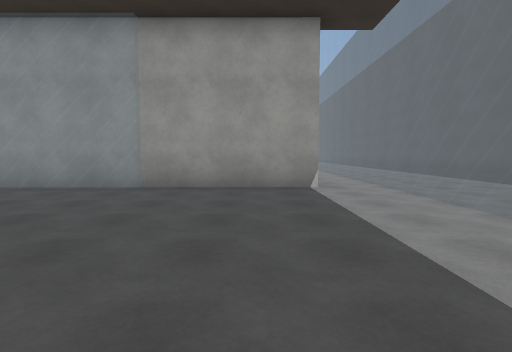
[1] (above)

17 first-person views from a walk through a Unity game level. The camera is 1.3 m above the floor, tilts 4° down and sees 80° across. The floor is counted in squares, 2 m on a side. Each view is taken from the middle of a square. On the plan, view 1 faces up. The plan holds only what a view shows up to about 10 squares ahead; the rest is blank. The place goes on beyond the plan. The player is left out. Surface patterns are stand-ins for the level's own textures.

[2]
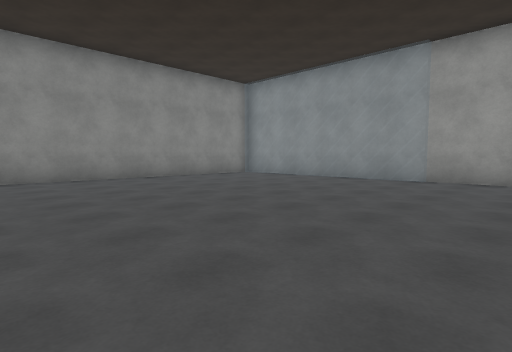

[3]
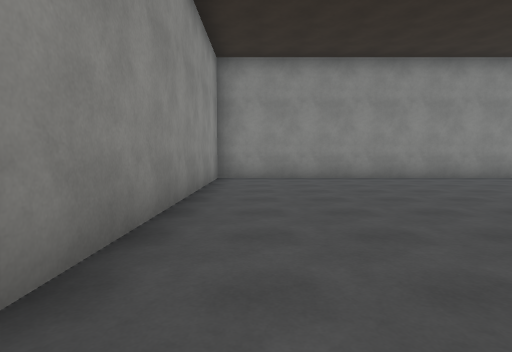

[4]
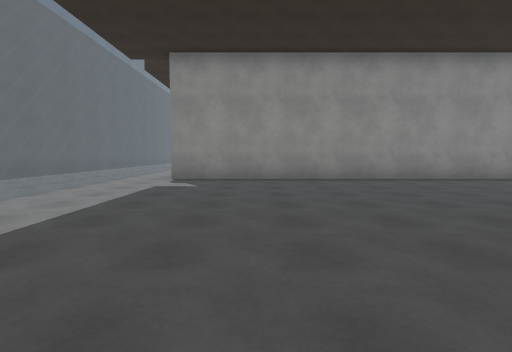

[5]
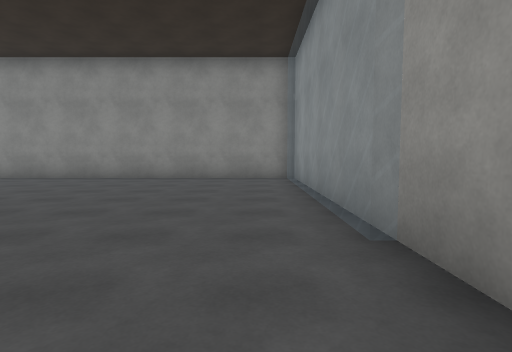

[6]
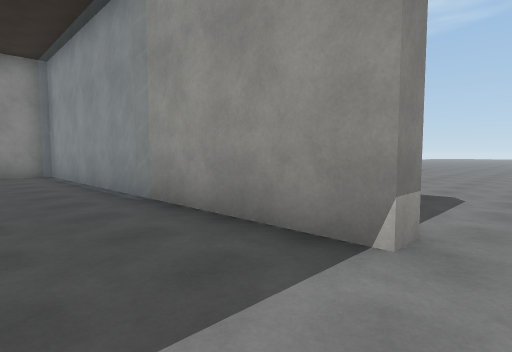

[7]
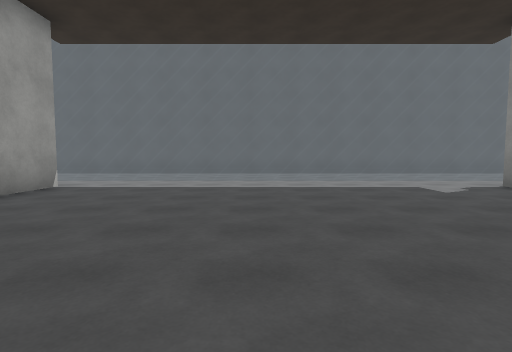

[8]
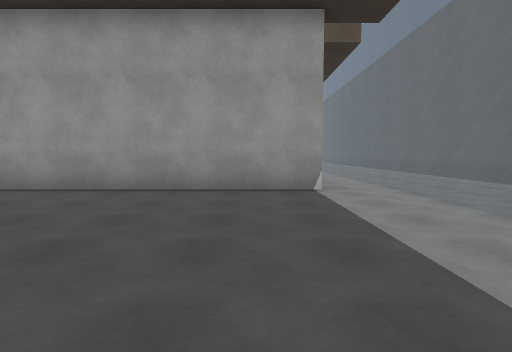

[9]
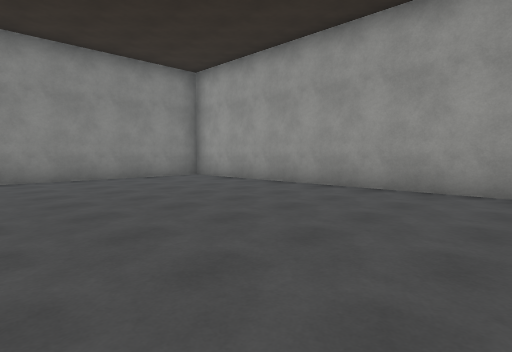

[10]
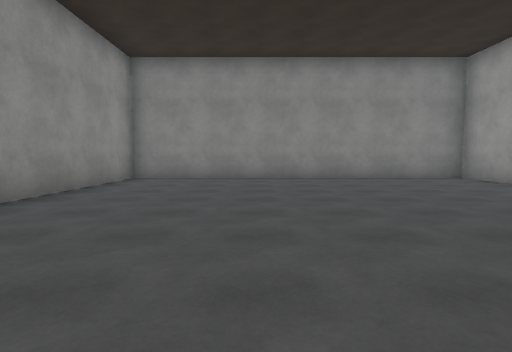

[11]
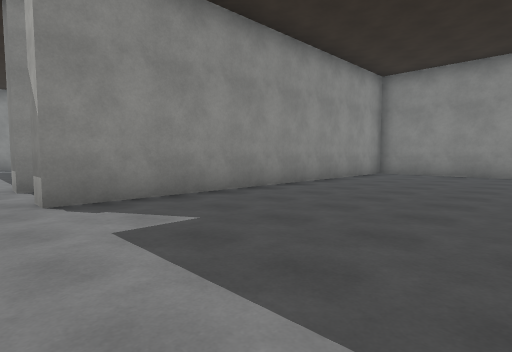

[12]
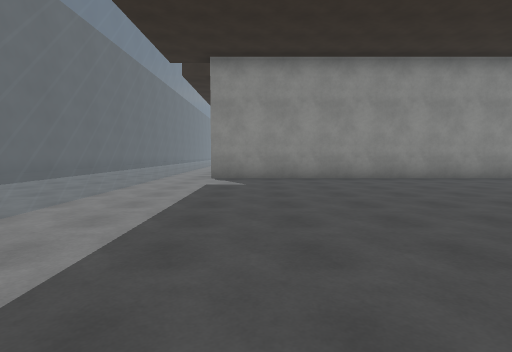

[13]
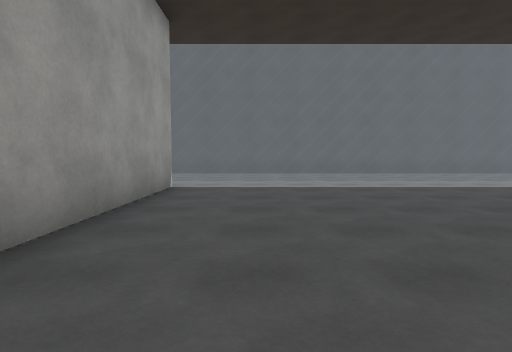

[14]
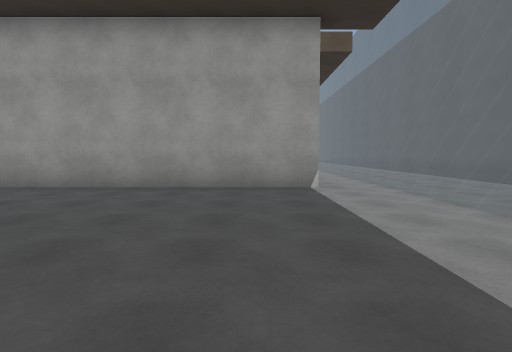

[15]
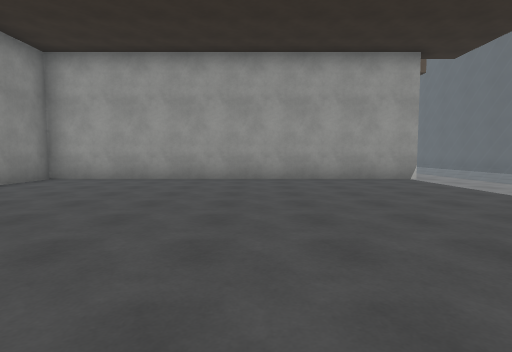

[16]
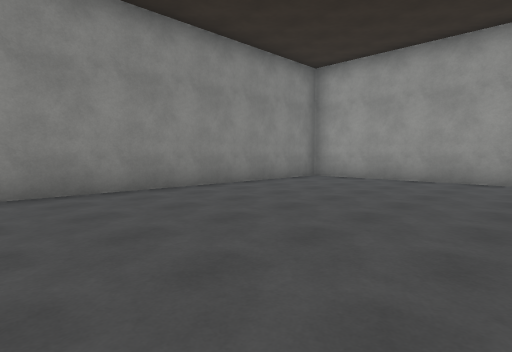

[17]
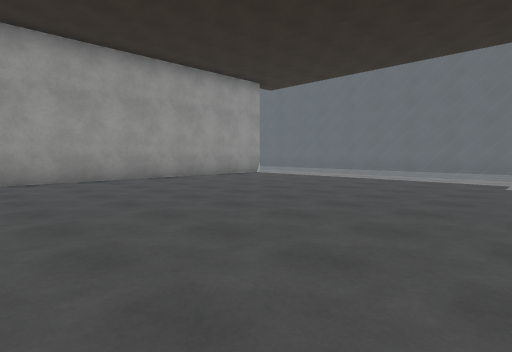

### Floor plan
Key: @ floor where view 1 was taken; # wall or solid block; . floor; = window, fence, low wall or low ledge.
Columns run from 9 left of view 1 to 5 right of it. Each row starts with its distance up from view 1.
 10          ...===
  9          ...===
  8           ..===
  7           ..===
  6 #======####.===
  5 #...........===
  4 #...........===
  3 #...........===
  2 #...........===
  1 #...........===
  0 #........@..===
 -1 #...........===
 -2 #...........===
 -3 ###########.===
 -4            .===
 -5 ###########.===
 -6 #...........===
 -7 #...........===
 -8 #...........===
 -9 #...........===
-10 #...........===
-11 #...........===
-12 #...........===
-13 #...........===
-14 #...........===
-15 ###########.===
-16           ..===
-17 ###########.===
-18 #...........==
-19 #...........=
-20 #...........
-21 #...........=
-22 #...........==
-23 #...........===
-24 #...........==
-25 #.......

Positions as (right, up) in squares from view 1, and headings:
1: (0, 0), facing up
2: (0, -2), facing up-left
3: (0, -2), facing left
4: (-1, 5), facing down
5: (0, 5), facing left
6: (2, 4), facing up-left
7: (-5, 2), facing right
8: (0, -11), facing up
9: (0, -11), facing up-left
10: (0, -11), facing left
11: (2, -10), facing down-left
12: (0, -6), facing down
13: (-5, -7), facing right
14: (0, -23), facing up
15: (-3, -25), facing up
16: (-3, -25), facing up-left
17: (-7, -25), facing up-right
